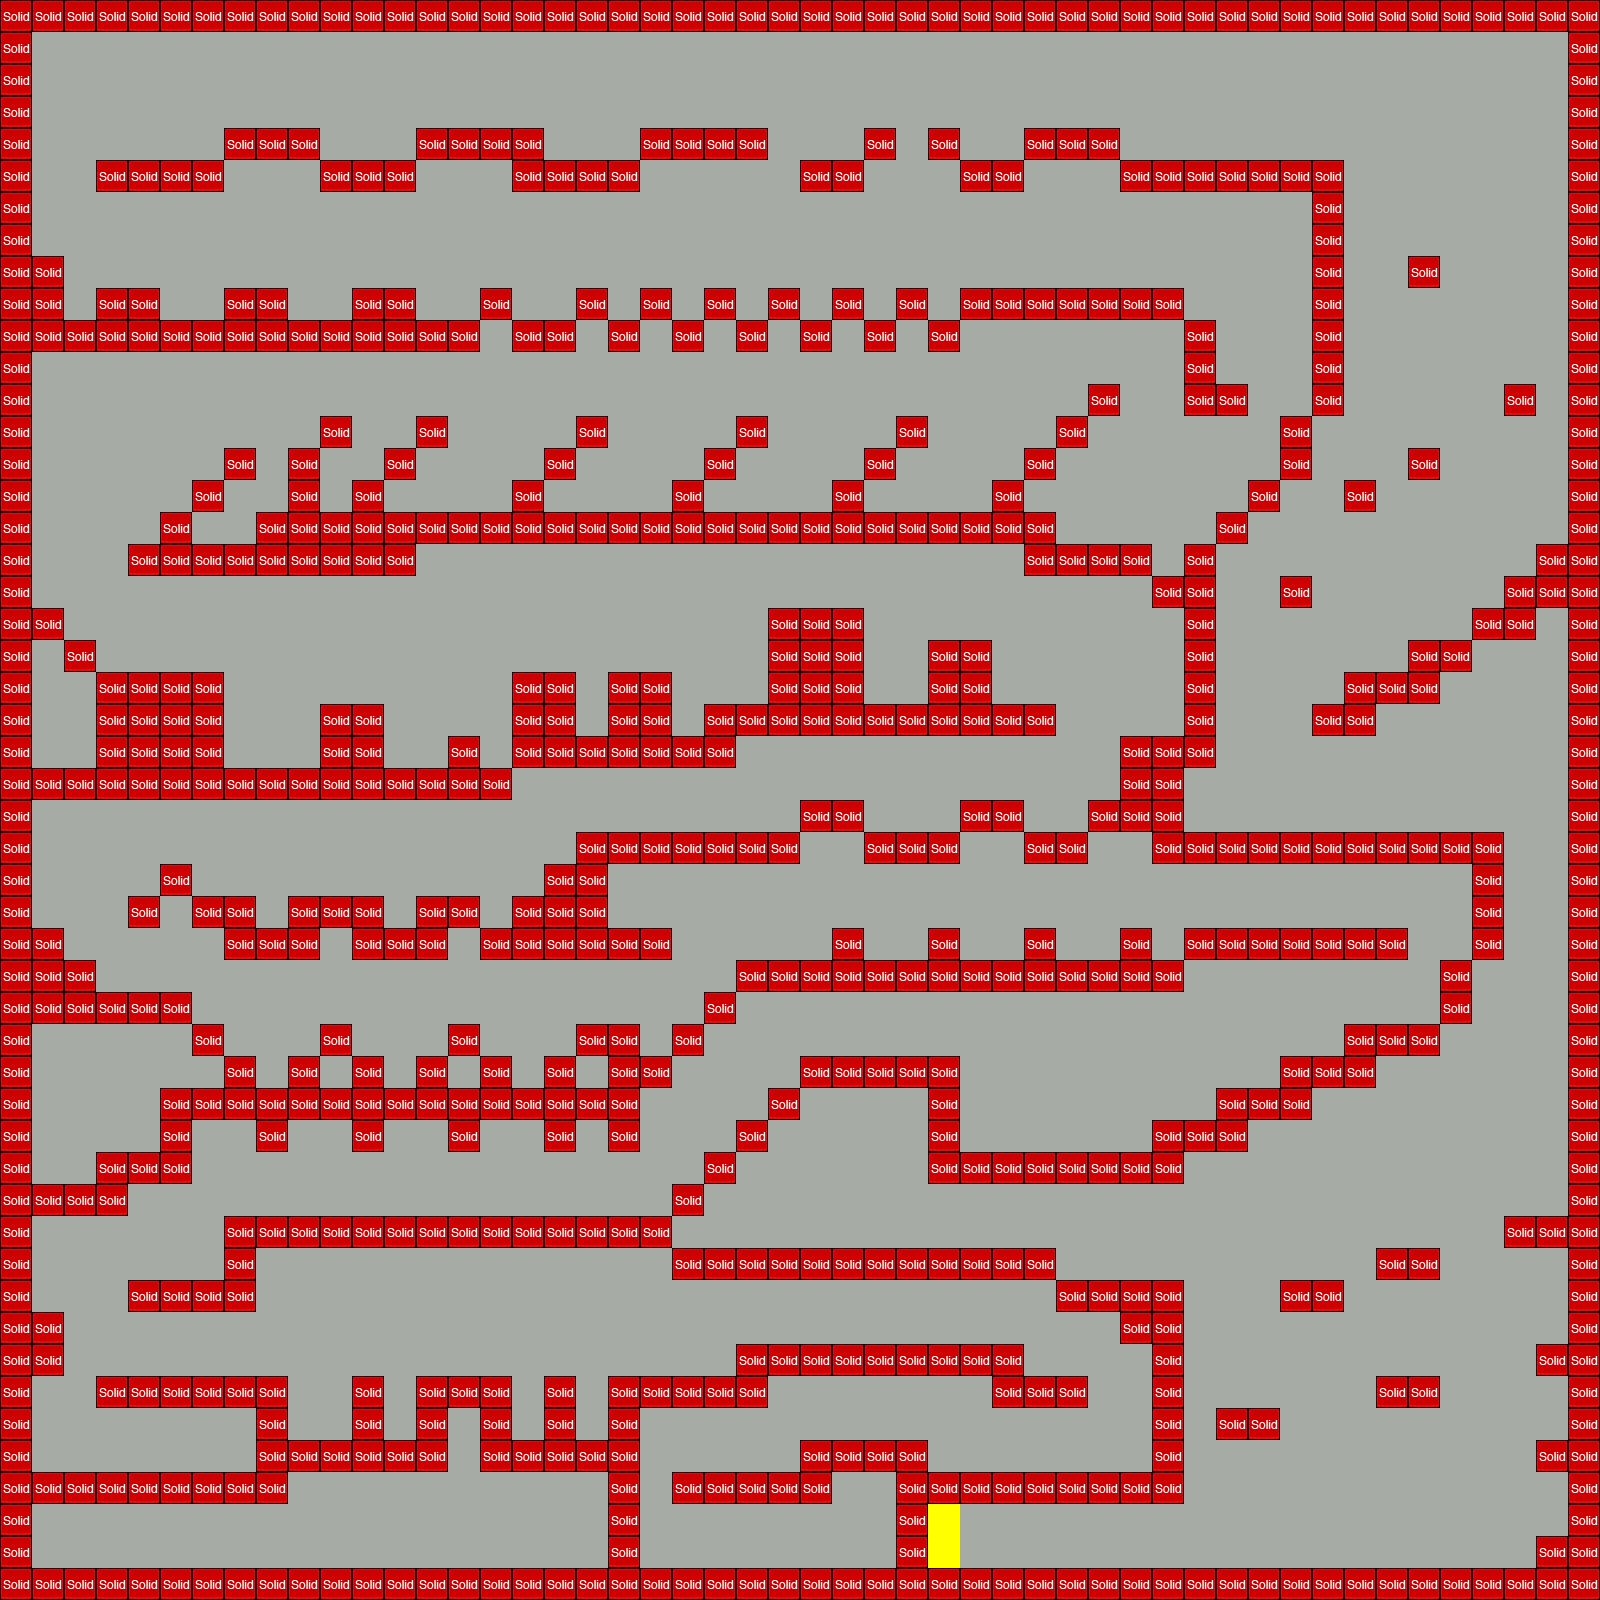

A 2D game scene composited from a Tiled map and its tileset images. What follows is a short description and the map's XML, with each tile layer's data collapsed to a summary:
An orthogonal 50x50 tile map with 32x32 px tiles, 2 tile layers (World, collision), 2 tilesets and 2335 objects (2322x CoinEntity, 3x PowerupEntity, 2x heroEntity, 2x Enemy1Entity, 2x Enemy2Entity, ...).

<map version="1.0" orientation="orthogonal" width="50" height="50" tilewidth="32" tileheight="32" backgroundcolor="#a7aba6">
 <tileset firstgid="1" name="tileset32x32" tilewidth="32" tileheight="32">
  <image source="../tileset/tileset32x32.png" width="160" height="32" />
 </tileset>
 <tileset firstgid="6" name="metatiles32x32" tilewidth="32" tileheight="32">
  <image source="../tileset/metatiles32x32.png" width="160" height="32" />
  <tile id="0">
   <properties>
    <property name="type" value="solid" />
   </properties>
  </tile>
  <tile id="1">
   <properties>
    <property name="type" value="platform" />
   </properties>
  </tile>
 </tileset>
 <objectgroup name="Black_Hero" width="50" height="50" visible="0" />
 <objectgroup name="White_Hero" width="50" height="50" visible="0">
  <object name="heroEntity" x="352" y="128" width="32" height="64">
   <properties>
    <property name="image" value="white_hero" />
    <property name="spritewidth" value="32" />
   </properties>
  </object>
 </objectgroup>
 <objectgroup name="Red_Acid" width="50" height="50" visible="0">
  <object name="redAcidEntity" x="320" y="0" width="64" height="32">
   <properties>
    <property name="realheight" value="8" />
   </properties>
  </object>
 </objectgroup>
 <objectgroup name="Green_Acid" width="50" height="50" visible="0">
  <object name="greenAcidEntity" x="256" y="0" width="64" height="32">
   <properties>
    <property name="realheight" value="8" />
   </properties>
  </object>
 </objectgroup>
 <objectgroup name="Blue_Acid" width="50" height="50" visible="0">
  <object name="blueAcidEntity" x="384" y="0" width="64" height="32">
   <properties>
    <property name="realheight" value="8" />
   </properties>
  </object>
 </objectgroup>
 <objectgroup name="Black_Enemy" width="50" height="50" visible="0">
  <object name="Enemy1Entity" x="192" y="0" width="64" height="32">
   <properties>
    <property name="image" value="black_enemy1" />
    <property name="spritewidth" value="32" />
    <property name="startposition" value="1" />
   </properties>
  </object>
  <object name="Enemy2Entity" x="192" y="32" width="64" height="32">
   <properties>
    <property name="image" value="black_enemy2" />
    <property name="spritewidth" value="32" />
    <property name="startposition" value="1" />
   </properties>
  </object>
 </objectgroup>
 <objectgroup name="White_Enemy" width="50" height="50" visible="0">
  <object name="Enemy1Entity" x="128" y="0" width="64" height="32">
   <properties>
    <property name="image" value="white_enemy1" />
    <property name="spritewidth" value="32" />
    <property name="startposition" value="1" />
   </properties>
  </object>
  <object name="Enemy2Entity" x="128" y="32" width="64" height="32">
   <properties>
    <property name="image" value="white_enemy2" />
    <property name="spritewidth" value="32" />
    <property name="startposition" value="1" />
   </properties>
  </object>
 </objectgroup>
 <objectgroup name="Black_Coin" width="50" height="50" visible="0">
  <object name="CoinEntity" x="96" y="64" width="32" height="32">
   <properties>
    <property name="image" value="black_coin" />
    <property name="spritewidth" value="32" />
   </properties>
  </object>
 </objectgroup>
 <objectgroup name="White_Coin" width="50" height="50" visible="0">
  <object name="CoinEntity" x="96" y="32" width="32" height="32">
   <properties>
    <property name="image" value="white_coin" />
    <property name="spritewidth" value="32" />
   </properties>
  </object>
  <object name="CoinEntity" x="96" y="160" width="32" height="32">
   <properties>
    <property name="image" value="white_coin" />
    <property name="spritewidth" value="32" />
   </properties>
  </object>
  <object name="CoinEntity" x="128" y="192" width="32" height="32">
   <properties>
    <property name="image" value="black_coin" />
    <property name="spritewidth" value="32" />
   </properties>
  </object>
  <object name="CoinEntity" x="96" y="192" width="32" height="32">
   <properties>
    <property name="image" value="black_coin" />
    <property name="spritewidth" value="32" />
   </properties>
  </object>
  <object name="CoinEntity" x="128" y="160" width="32" height="32">
   <properties>
    <property name="image" value="white_coin" />
    <property name="spritewidth" value="32" />
   </properties>
  </object>
  <object name="CoinEntity" x="192" y="128" width="32" height="32">
   <properties>
    <property name="image" value="white_coin" />
    <property name="spritewidth" value="32" />
   </properties>
  </object>
  <object name="CoinEntity" x="224" y="160" width="32" height="32">
   <properties>
    <property name="image" value="black_coin" />
    <property name="spritewidth" value="32" />
   </properties>
  </object>
  <object name="CoinEntity" x="192" y="160" width="32" height="32">
   <properties>
    <property name="image" value="black_coin" />
    <property name="spritewidth" value="32" />
   </properties>
  </object>
  <object name="CoinEntity" x="224" y="128" width="32" height="32">
   <properties>
    <property name="image" value="white_coin" />
    <property name="spritewidth" value="32" />
   </properties>
  </object>
  <object name="CoinEntity" x="96" y="160" width="32" height="32">
   <properties>
    <property name="image" value="white_coin" />
    <property name="spritewidth" value="32" />
   </properties>
  </object>
  <object name="CoinEntity" x="128" y="192" width="32" height="32">
   <properties>
    <property name="image" value="black_coin" />
    <property name="spritewidth" value="32" />
   </properties>
  </object>
  <object name="CoinEntity" x="96" y="192" width="32" height="32">
   <properties>
    <property name="image" value="black_coin" />
    <property name="spritewidth" value="32" />
   </properties>
  </object>
  <object name="CoinEntity" x="128" y="160" width="32" height="32">
   <properties>
    <property name="image" value="white_coin" />
    <property name="spritewidth" value="32" />
   </properties>
  </object>
  <object name="CoinEntity" x="160" y="256" width="32" height="32">
   <properties>
    <property name="image" value="white_coin" />
    <property name="spritewidth" value="32" />
   </properties>
  </object>
  <object name="CoinEntity" x="192" y="288" width="32" height="32">
   <properties>
    <property name="image" value="black_coin" />
    <property name="spritewidth" value="32" />
   </properties>
  </object>
  <object name="CoinEntity" x="160" y="288" width="32" height="32">
   <properties>
    <property name="image" value="black_coin" />
    <property name="spritewidth" value="32" />
   </properties>
  </object>
  </objectgroup>
 <objectgroup name="Blue_Powerup" width="50" height="50" visible="0">
  <!-- 1 objects omitted --></objectgroup>
 <objectgroup name="Green_Powerup" width="50" height="50" visible="0">
  <!-- 1 objects omitted --></objectgroup>
 <objectgroup name="Red_Powerup" width="50" height="50" visible="0">
  <!-- 1 objects omitted --></objectgroup>
 <objectgroup name="Level" width="50" height="50">
  <!-- 1 objects omitted --></objectgroup>
 <objectgroup name="Acids" width="50" height="50" visible="0" />
 <objectgroup name="Coins" width="50" height="50" visible="0">
  <!-- 2304 objects omitted --></objectgroup>
 <objectgroup name="Powerups" width="50" height="50" visible="0" />
 <objectgroup name="Enemies" width="50" height="50" visible="0" />
 <objectgroup name="Heros" width="50" height="50">
  <!-- 1 objects omitted --></objectgroup>
 <layer name="World" width="50" height="50">
  <data>[2500 cells, 198 non-empty, 2 distinct tile ids]</data>
 </layer>
 <layer name="collision" width="50" height="50">
  <data>[2500 cells, 754 non-empty, 1 distinct tile ids]</data>
 </layer>
</map>
<!-- 2310 of 2335 objects omitted -->
